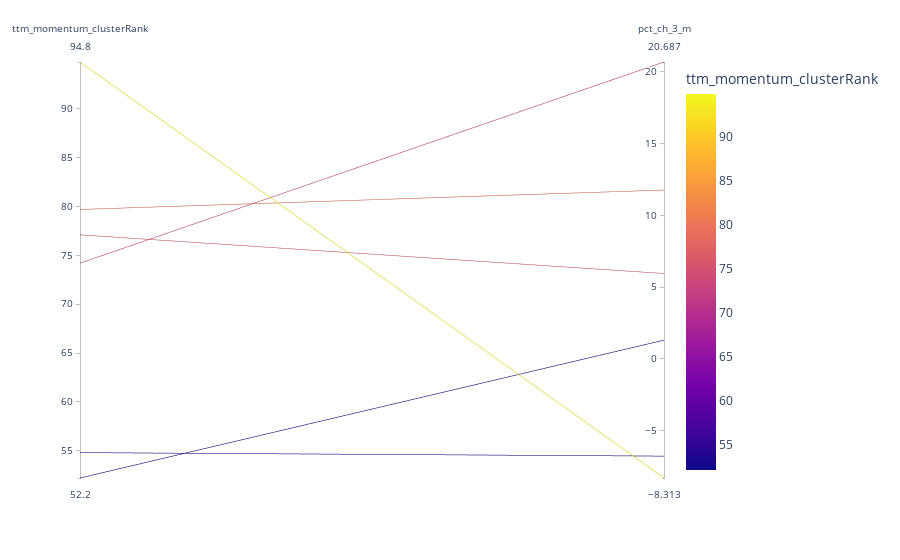

The notebook cell this image was saved under:
### Code cell
plotly_parallel_coordinates(df_final, parallel_coordinates_pairs)

### Figure 1 — Plotly figure (JSON) as saved in the notebook; plotly's stock layout.template omitted (floating-point values rounded to 4 significant figures)
{"data": [{"dimensions": [{"label": "ttm_momentum_clusterRank", "values": [77.1, 79.7, 74.2, 94.8, 54.8, 52.2]}, {"label": "pct_ch_3_m", "values": [5.943, 11.76, 20.69, -8.313, -6.787, 1.298]}], "domain": {"x": [0, 1], "y": [0, 1]}, "line": {"color": [77.1, 79.7, 74.2, 94.8, 54.8, 52.2], "coloraxis": "coloraxis"}, "name": "", "type": "parcoords"}], "layout": {"coloraxis": {"colorbar": {"title": {"text": "ttm_momentum_clusterRank"}}, "colorscale": [[0, "#0d0887"], [0.1111, "#46039f"], [0.2222, "#7201a8"], [0.3333, "#9c179e"], [0.4444, "#bd3786"], [0.5556, "#d8576b"], [0.6667, "#ed7953"], [0.7778, "#fb9f3a"], [0.8889, "#fdca26"], [1, "#f0f921"]]}, "legend": {"tracegroupgap": 0}, "margin": {"t": 60}}}
